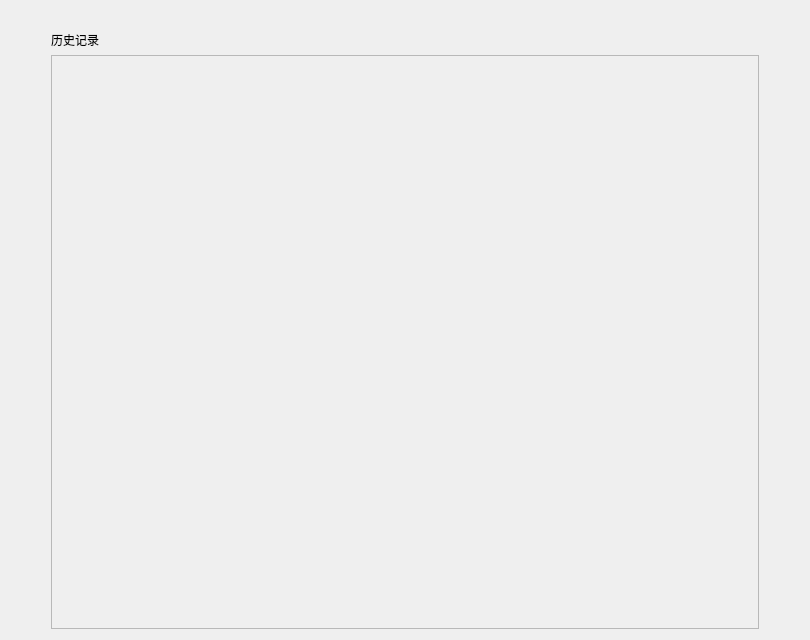
<?xml version="1.0" encoding="UTF-8"?>
<ui version="4.0">
 <class>Form</class>
 <widget class="QWidget" name="Form">
  <property name="geometry">
   <rect>
    <x>0</x>
    <y>0</y>
    <width>810</width>
    <height>640</height>
   </rect>
  </property>
  <property name="windowTitle">
   <string>Form</string>
  </property>
  <layout class="QHBoxLayout" name="horizontalLayout">
   <item>
    <spacer name="horizontalSpacer">
     <property name="orientation">
      <enum>Qt::Horizontal</enum>
     </property>
     <property name="sizeType">
      <enum>QSizePolicy::Fixed</enum>
     </property>
     <property name="sizeHint" stdset="0">
      <size>
       <width>40</width>
       <height>20</height>
      </size>
     </property>
    </spacer>
   </item>
   <item>
    <layout class="QVBoxLayout" name="verticalLayout">
     <item>
      <spacer name="verticalSpacer_2">
       <property name="orientation">
        <enum>Qt::Vertical</enum>
       </property>
       <property name="sizeType">
        <enum>QSizePolicy::Fixed</enum>
       </property>
       <property name="sizeHint" stdset="0">
        <size>
         <width>20</width>
         <height>20</height>
        </size>
       </property>
      </spacer>
     </item>
     <item>
      <widget class="historys" name="label">
       <property name="enabled">
        <bool>true</bool>
       </property>
       <property name="maximumSize">
        <size>
         <width>16777215</width>
         <height>40</height>
        </size>
       </property>
       <property name="text">
        <string>历史记录</string>
       </property>
      </widget>
     </item>
     <item>
      <widget class="SingleDirectionScrollArea" name="scrollArea">
       <property name="widgetResizable">
        <bool>true</bool>
       </property>
       <widget class="history_flow" name="waterflow">
        <property name="geometry">
         <rect>
          <x>0</x>
          <y>0</y>
          <width>696</width>
          <height>568</height>
         </rect>
        </property>
        <property name="sizePolicy">
         <sizepolicy hsizetype="Expanding" vsizetype="Expanding">
          <horstretch>0</horstretch>
          <verstretch>0</verstretch>
         </sizepolicy>
        </property>
       </widget>
      </widget>
     </item>
    </layout>
   </item>
   <item>
    <spacer name="horizontalSpacer_2">
     <property name="orientation">
      <enum>Qt::Horizontal</enum>
     </property>
     <property name="sizeType">
      <enum>QSizePolicy::Fixed</enum>
     </property>
     <property name="sizeHint" stdset="0">
      <size>
       <width>40</width>
       <height>20</height>
      </size>
     </property>
    </spacer>
   </item>
  </layout>
 </widget>
 <customwidgets>
  <customwidget>
   <class>historys</class>
   <extends>QLabel</extends>
   <header>units.hist</header>
   <slots>
    <slot>init_history(QString)</slot>
   </slots>
  </customwidget>
  <customwidget>
   <class>SingleDirectionScrollArea</class>
   <extends>QScrollArea</extends>
   <header>qfluentwidgets</header>
   <container>1</container>
  </customwidget>
  <customwidget>
   <class>history_flow</class>
   <extends>QWidget</extends>
   <header>units.hist</header>
   <container>1</container>
  </customwidget>
 </customwidgets>
 <resources/>
 <connections>
  <connection>
   <sender>Form</sender>
   <signal>objectNameChanged(QString)</signal>
   <receiver>label</receiver>
   <slot>init_history(QString)</slot>
   <hints>
    <hint type="sourcelabel">
     <x>404</x>
     <y>319</y>
    </hint>
    <hint type="destinationlabel">
     <x>404</x>
     <y>55</y>
    </hint>
   </hints>
  </connection>
 </connections>
</ui>
